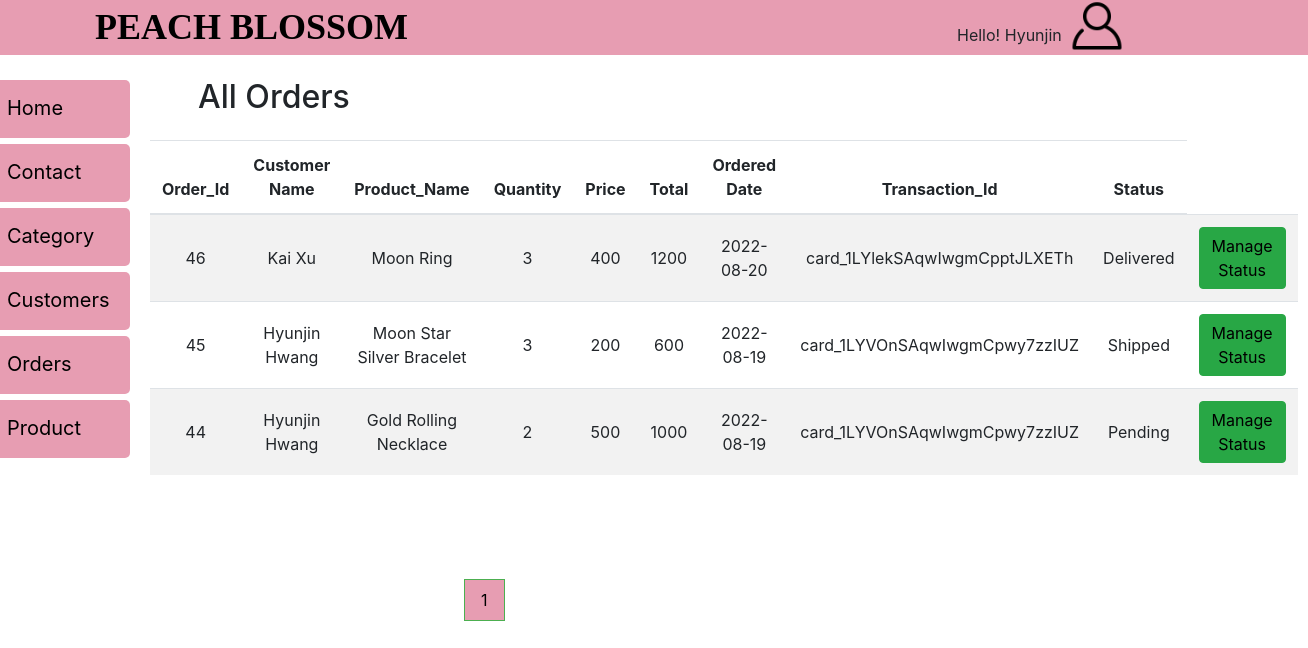
The app's page /Admin/order.php (signed in) with its own data.
### tables this page shows
CREATE TABLE `orders` (
  `ORDER_ID` int(11) NOT NULL,
  `PRODUCT_NAME` varchar(50) NOT NULL,
  `QUANTITY` varchar(20) NOT NULL,
  `PRICE` varchar(50) NOT NULL,
  `CUSTOMER` int(11) NOT NULL,
  `TRANSACTION_ID` varchar(100) NOT NULL,
  `ORDERED_DATE` date NOT NULL,
  `ORDER_STATUS` varchar(20) DEFAULT NULL
);

### Admin/order.php (the view, shortened to what this page needs)
<?php
         require "dashboard.php";
 if(isset($_SESSION['user'])){?>
<div class="main">
   <div class="row my-4">
      <h2 class="ml-5">All Orders</h2>
    <table class="table table-striped">
  <thead>
    <tr>
      <th scope="col">Order_Id</th>
      <th scope="col">Customer Name</th>
      <th scope="col">Product_Name</th>
      <th scope="col">Quantity</th>
      <th scope="col">Price</th>
      <th scope="col">Total</th>
      <th scope="col">Ordered Date</th>
      <th scope="col">Transaction_Id</th>
      <th scope="col">Status</th>
    </tr>
  </thead>
  <tbody>
    <?php
   $limit = 5;
      if (isset($_GET['page'])) {
        $page = $_GET['page'];
      }
      else{
        $page = 1;
      }
     $offset = ($page-1) * $limit;
      $conn = new mysqli("localhost","root","","peachblossom");
    $sql = "SELECT CONCAT(c.firstname,' ',c.lastname) AS name, o.*,(QUANTITY*PRICE) AS total
          FROM customers c
          INNER JOIN orders o
          ON c.cus_id = o.customer
          ORDER BY o.order_id DESC
          LIMIT {$offset},{$limit}";
        $result = $conn->query($sql);
        if($result->num_rows>0){
          while($row=$result->fetch_assoc()){;?>
    <tr>
      <td><?php echo $row['ORDER_ID'] ?></td>
      <td><?php echo $row['name'] ?></td>
      <td><?php echo $row['PRODUCT_NAME'] ?></td>
      <td><?php echo $row['QUANTITY'] ?></td>
      <td><?php echo $row['PRICE'] ?></td>
      <td><?php echo $row['total'] ?></td>
      <td><?php echo $row['ORDERED_DATE']?></td>
      <td><?php echo $row['TRANSACTION_ID'] ?></td>
      <td><?php echo $row['ORDER_STATUS']?></td>
      <td>
        <a href="managestatus.php?id=<?php echo $row['ORDER_ID'] ?>" style="color:#fff;" class="btn btn-success">Manage Status</a>
      </td>
   </tr>
<?php }
}
?>
  </tbody>
</table>
  </div>
</div>
<div class="d-flex justify-content-left">
  <div class="pagination">
    <?php
      $sq = "SELECT * FROM orders";
      $re = mysqli_query($conn,$sq) or die("error");
      if (mysqli_num_rows($re)>0) {
        $total_records = mysqli_num_rows($re);
        $total_page = ceil($total_records/$limit);
        echo '<ul class="pagination">';
        for ($i=1; $i<=$total_page; $i++) {
          if ($i == $page) {
            $active = "active";
          }
          else{
            $active = "";
          }
          echo '<li class="'.$active.'"><a href="order.php?page='.$i.'">'.$i.'</a></li>';
        }
        echo '</ul>';
      }
        ?>
  </div>
</div>
<?php
}
else{
  header("location:login.php");
}
?>

### Admin/css/dash.css (style rules this page uses)
a { color: black !important; }
ul.pagination { display: inline-block; padding: 0; margin: 4pc 0pc 0pc 29pc; }
ul.pagination li { display: inline; }
ul.pagination li a { color: black; float: left; margin-right:8px; padding: 8px 16px; text-decoration: none; transition: background-color .3s; border: 1px solid #ddd; }
ul.pagination li.active a { background-color: #e79db2; border: 1px solid #4CAF50; }
.main { margin-left: 155px; padding: 0px 10px; }
.table { text-align: center; width:94% !important; margin-top: 1pc; }
td { width:150pc; vertical-align: middle !important; }

### records on screen
orders: ORDER_ID "46", name "Kai Xu", PRODUCT_NAME "Moon Ring", QUANTITY "3", PRICE "400", total "1200", ORDERED_DATE "2022-08-20", TRANSACTION_ID "card_1LYlekSAqwIwgmCpptJLXETh", ORDER_STATUS "Delivered"
orders: ORDER_ID "45", name "Hyunjin Hwang", PRODUCT_NAME "Moon Star Silver Bracelet", QUANTITY "3", PRICE "200", total "600", ORDERED_DATE "2022-08-19", TRANSACTION_ID "card_1LYVOnSAqwIwgmCpwy7zzIUZ", ORDER_STATUS "Shipped"
orders: ORDER_ID "44", name "Hyunjin Hwang", PRODUCT_NAME "Gold Rolling Necklace", QUANTITY "2", PRICE "500", total "1000", ORDERED_DATE "2022-08-19", TRANSACTION_ID "card_1LYVOnSAqwIwgmCpwy7zzIUZ", ORDER_STATUS "Pending"

### other values on screen
$_SESSION['user'] "Hyunjin"
